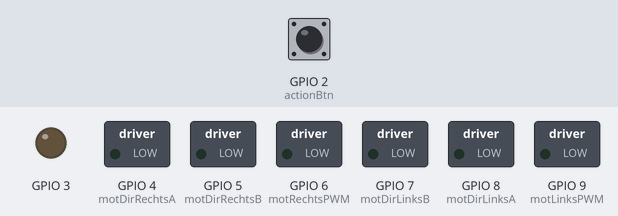
The sketch below on a simulated ESP32-S3. Parts: switched loads named in the sketch (green lamp = pin HIGH), output pins drawn as LEDs (lit = HIGH). The inputs (shaded band) are chosen by the test bench; at power-on: GPIO 2 (actionBtn) LOW.

Above: at 1.2 s.
1.3 s: GPIO 2 (actionBtn) pulled HIGH for 0.15 s
At 2.2 s:
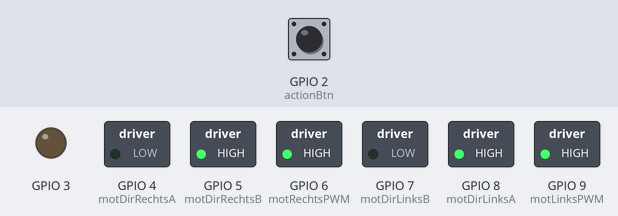
At 14.5 s:
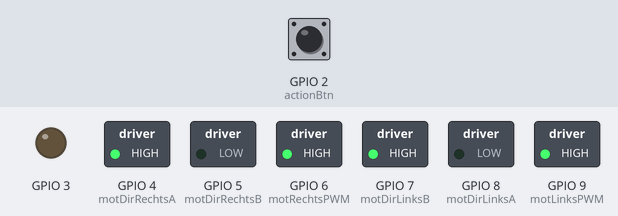
Timing chart, 0 to 14.8 s (numbered marks = the images above; inputs shaded):
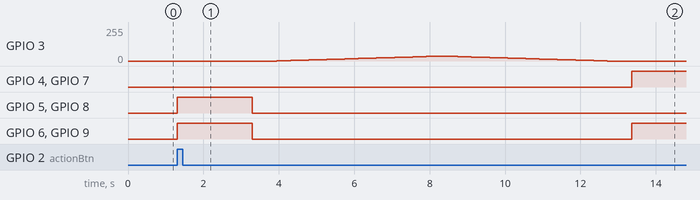

Measured:
- after the input at 1.3 s, GPIO 3: rises from 0/255 to 37/255 in 4.3 s, then falls to 0/255 in 4.4 s; GPIO 4 (motDirRechtsA): LOW → HIGH after 12.1 s

The sketch:

TankFirmware.ino
```cpp
#include <ESP32PWM.h>

ESP32PWM turret;

const int actionBtn = 2;
const int turretServo = 3;
const int freq = 1000;

const int motDirLinksA = 8;
const int motDirLinksB = 7;
const int motLinksPWM = 9;

const int motDirRechtsA = 4;
const int motDirRechtsB = 5;
const int motRechtsPWM = 6;

void setup() {
  turret.attachPin(turretServo, freq, 10);

  pinMode(actionBtn, INPUT);

  pinMode(motDirLinksA, OUTPUT);
  pinMode(motDirLinksB, OUTPUT);

  pinMode(motDirRechtsA, OUTPUT);
  pinMode(motDirRechtsB, OUTPUT);
  /*
    // initialize device
    Serial.println("Initializing IMU device...");
    CurieIMU.begin();

    // Set the accelerometer range to 250 degrees/second
    CurieIMU.setGyroRange(250);
  */
}

void loop() {
  float gx, gy, gz; //scaled Gyro values

  // read gyro measurements from device, scaled to the configured range
  //CurieIMU.readGyroScaled(gx, gy, gz);

  // display tab-separated gyro x/y/z values
  //Serial.println(gz);

  int btnRead = digitalRead(actionBtn);

  if (btnRead == HIGH) {
    forward();
    delay(2000);
    motorStop();
    delay(500);
    turnTurrent();
    delay(500);
    backward();
    delay(2000);
    motorStop();
  } else {
    motorStop();
  }
}

void forward() {
  digitalWrite(motDirRechtsA, LOW); // A = LOW and B = HIGH means the motor will turn left
  digitalWrite(motDirRechtsB, HIGH);
  analogWrite(motRechtsPWM, 255);

  digitalWrite(motDirLinksA, HIGH); // A = LOW and B = HIGH means the motor will turn left
  digitalWrite(motDirLinksB, LOW);
  analogWrite(motLinksPWM, 255); // speed counts from 0 to 255
}

void backward() {
  digitalWrite(motDirRechtsA, HIGH); // A = LOW and B = HIGH means the motor will turn left
  digitalWrite(motDirRechtsB, LOW);
  analogWrite(motRechtsPWM, 255);

  digitalWrite(motDirLinksA, LOW); // A = LOW and B = HIGH means the motor will turn left
  digitalWrite(motDirLinksB, HIGH);
  analogWrite(motLinksPWM, 255); // speed counts from 0 to 255
}

void turnLeft() {
  digitalWrite(motDirRechtsA, HIGH); // A = LOW and B = HIGH means the motor will turn left
  digitalWrite(motDirRechtsB, LOW);
  analogWrite(motRechtsPWM, 255);

  digitalWrite(motDirLinksA, HIGH); // A = LOW and B = HIGH means the motor will turn left
  digitalWrite(motDirLinksB, LOW);
  analogWrite(motLinksPWM, 255); // speed counts from 0 to 255
}

void turnRight() {
  digitalWrite(motDirRechtsA, LOW); // A = LOW and B = HIGH means the motor will turn left
  digitalWrite(motDirRechtsB, HIGH);
  analogWrite(motRechtsPWM, 255);

  digitalWrite(motDirLinksA, LOW); // A = LOW and B = HIGH means the motor will turn left
  digitalWrite(motDirLinksB, HIGH);
  analogWrite(motLinksPWM, 255); // speed counts from 0 to 255
}

void motorStop() {
  digitalWrite(motDirRechtsA, LOW); // A = LOW and B = HIGH means the motor will turn left
  digitalWrite(motDirRechtsB, LOW);
  analogWrite(motRechtsPWM, 0);

  digitalWrite(motDirLinksA, LOW); // A = LOW and B = HIGH means the motor will turn left
  digitalWrite(motDirLinksB, LOW);
  analogWrite(motLinksPWM, 0); // speed counts from 0 to 255
}

void turnTurrent(){
  for(int i = 0; i <=150; i++){
    turret.write(i);                  // sets the servo position according to the scaled value
    delay(30);
  }
  for(int i = 150; i >=0; i--){
    turret.write(i);                  // sets the servo position according to the scaled value
    delay(30);
  }
}
```
